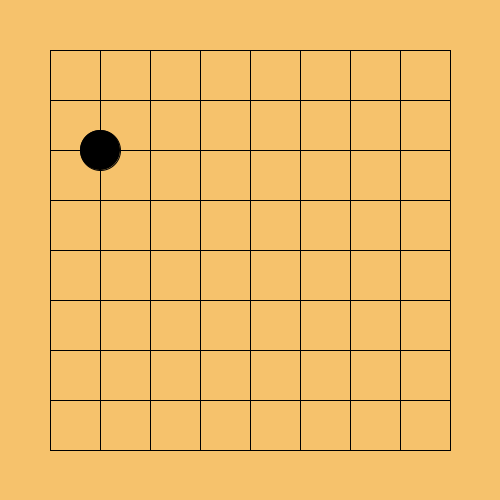
Frame 1 (no input)
Frame 60 (the mouse pressed at the canvas centre just before this capture): identical to frame 1, image omitted
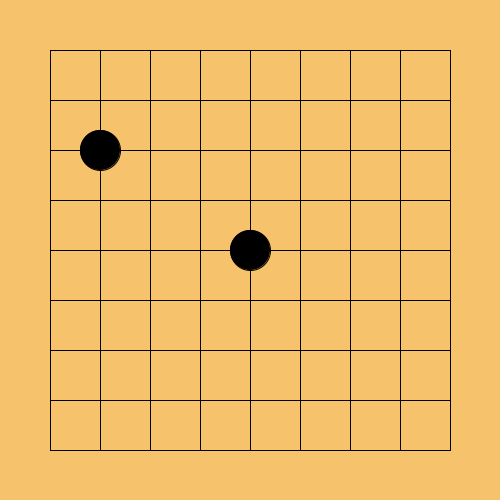
Frame 120 (the mouse held since frame 60 and released just before this capture)

The Processing sketch that drew these frames (run headless with seeded random() and noise(); from frame 60 on, the mouse is pressed at the canvas centre):

// Processing sketch: week04_7
// ── week04_7.pde
void setup(){
 size(500,500);
}
int [][]go={
{0,0,0,0,0,0,0,0,0},
{0,0,0,0,0,0,0,0,0},
{0,1,0,0,0,0,0,0,0},
{0,0,0,0,0,0,0,0,0},
{0,0,0,0,0,0,0,0,0},
{0,0,0,0,0,0,0,0,0},
{0,0,0,0,0,0,0,0,0},
{0,0,0,0,0,0,0,0,0},
{0,0,0,0,0,0,0,0,0},
};
int N=0;
void mousePressed()
{
 int j=(mouseX-25)/50;
 int i=(mouseY-25)/50;
 go[i][j]=(N%2==0)?1:2;
 N++;
}

void draw(){
   background(246,194,108);
   for(int i=1;i<=9;i++){
      line(50,50*i,450,50*i);
      line(50*i,50,50*i,450);
   }
 for(int i=0;i<9;i++){
    for(int j=0;j<9;j++){
      if(go[i][j]==1){
      fill(0);
      ellipse(50+j*50,50+i*50,40,40);
      }else if(go[i][j]==2){   
      fill(255);//白棋
      ellipse(50+j*50,50+i*50,40,40);
      
      }
    
    }
 
  }

 }
